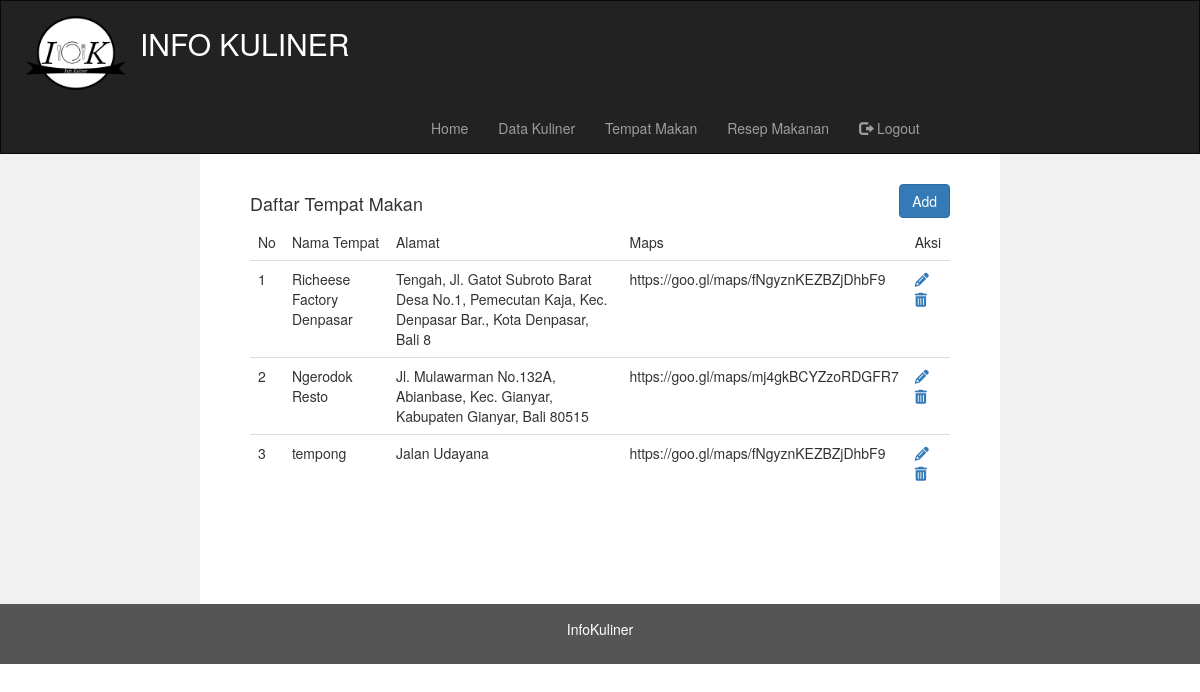
Page /admin/index.php?mod=tempatmakan (signed in) on the committed database.
### tables this page shows
CREATE TABLE `tempat_makan` (
  `id` int(11) NOT NULL,
  `Nama_Tempat` varchar(45) NOT NULL,
  `Alamat` varchar(100) NOT NULL,
  `Maps` varchar(100) NOT NULL,
  `id_admin` int(11) NOT NULL
);

### admin/views/kuliner/tampil_tempatmakan.php (the view, shortened to what this page needs)
<div class="all">
<div class="row">
    <div class="pull-left">
        <br>
        <h4>Daftar Tempat Makan</h4>
    </div>
    <br>
    <div class="pull-right">
        <a href="index.php?mod=tempatmakan&page=add">
        <button class="btn btn-primary" >Add</button>
    </a>
    </div>
</div>
<div class="row">
    <table class="table">
        <thead>
            <tr>
            <td>No</td>
            <td>Nama Tempat</td><td>Alamat</td><td>Maps</td><td>Aksi</td>
            </tr>
        </thead>
        <tbody>
            <?php if($tempat != NULL){
                $no=1;
                foreach($tempat as $row){?>
                <tr>
                    <td><?=$no;?></td><td><?=$row['Nama_Tempat'] ?></td><td><?=$row['Alamat'];?></td><td><?=$row['Maps'] ?></td>
                    <td>
                        <a href="index.php?mod=tempatmakan&page=edit&id=<?=($row["id"])?>"><i class="fa fa-pencil"></i></a>
                        <a href="index.php?mod=tempatmakan&page=delete&id=<?=($row["id"])?>" onclick="return confirm('Apakah Anda yakin menghapus data ini?')"><i class="fa fa-trash"></i></a>
                    </td>
                </tr>
           <?php $no++; }
            }?>
        </tbody>
    </table>
</div>
        </div>

### admin/views/kuliner/tampil_tempatmakan.php (style rules this page uses)
.all { padding-top: 10px; padding-left: 50px; padding-right: 50px; }

### rows in the picture
tempat_makan: Nama_Tempat "Richeese Factory Denpasar", Alamat "Tengah, Jl. Gatot Subroto Barat Desa No.1, Pemecutan Kaja, Kec. Denpasar Bar., Kota Denpasar, Bali 8", Maps "https://goo.gl/maps/fNgyznKEZBZjDhbF9"
tempat_makan: Nama_Tempat "Ngerodok Resto", Alamat "Jl. Mulawarman No.132A, Abianbase, Kec. Gianyar, Kabupaten Gianyar, Bali 80515", Maps "https://goo.gl/maps/mj4gkBCYZzoRDGFR7"
tempat_makan: Nama_Tempat "tempong", Alamat "Jalan Udayana", Maps "https://goo.gl/maps/fNgyznKEZBZjDhbF9"
